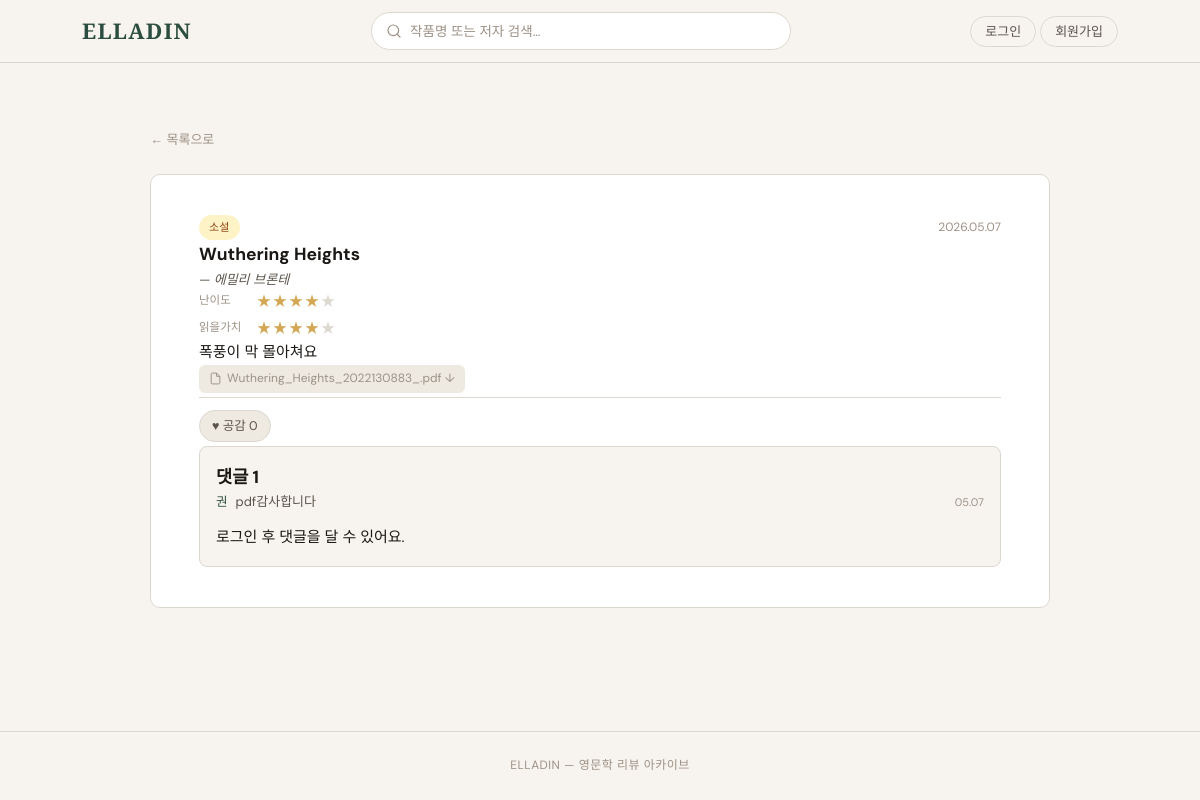
/review/3, run on the app's committed database.
### elladin/models.py (models this page shows)
class Review(db.Model):
    id             = db.Column(db.Integer, primary_key=True)
    user_id        = db.Column(db.Integer, db.ForeignKey('user.id'), nullable=False)
    title          = db.Column(db.String(200), nullable=False)
    author         = db.Column(db.String(100), nullable=False)
    genre          = db.Column(db.String(20),  nullable=False)
    star_difficulty= db.Column(db.Integer,     nullable=False)
    star_worth     = db.Column(db.Integer,     nullable=False)
    content        = db.Column(db.String(500), nullable=False)
    filename       = db.Column(db.String(300), nullable=True)
    created_at     = db.Column(db.DateTime,    default=datetime.utcnow)
    likes    = db.relationship('Like',    backref='review', lazy=True, cascade='all, delete-orphan')
    comments = db.relationship('Comment', backref='review', lazy=True, cascade='all, delete-orphan')

class Comment(db.Model):
    id        = db.Column(db.Integer, primary_key=True)
    review_id = db.Column(db.Integer, db.ForeignKey('review.id'), nullable=False)
    user_id   = db.Column(db.Integer, db.ForeignKey('user.id'),   nullable=False)
    content   = db.Column(db.String(300), nullable=False)
    created_at= db.Column(db.DateTime,   default=datetime.utcnow)

class User(db.Model):
    id         = db.Column(db.Integer, primary_key=True)
    username   = db.Column(db.String(50), unique=True, nullable=False)   # 아이디
    nickname   = db.Column(db.String(50), unique=True, nullable=False)   # 닉네임
    password   = db.Column(db.String(200), nullable=False)               # 해시 저장
    created_at = db.Column(db.DateTime, default=datetime.utcnow)
    reviews  = db.relationship('Review',  backref='user', lazy=True)
    comments = db.relationship('Comment', backref='user', lazy=True)
    likes    = db.relationship('Like',    backref='user', lazy=True)

### elladin/routes.py (the view)
@main.route('/review/<int:review_id>')
def review_detail(review_id):
    review = Review.query.get_or_404(review_id)
    user = current_user()
    liked = False
    if user:
        liked = Like.query.filter_by(review_id=review_id, user_id=user.id).first() is not None
    return render_template('review.html', review=review, user=user, liked=liked)

### elladin/routes.py (called while the page is built)
def current_user():
    uid = session.get('user_id')
    return User.query.get(uid) if uid else None

### elladin/templates/review.html (shortened to what this page needs)
{% extends "base.html" %}
{% block content %}
<section class="review-detail">
  <a href="{{ url_for('main.index') }}" class="back-link">← 목록으로</a>
  <article class="detail-card">
    <div class="card-top">
      <span class="genre-tag genre-{{ review.genre }}">{{ review.genre }}</span>
      <time class="card-date">{{ review.created_at.strftime('%Y.%m.%d') }}</time>
    </div>
    <h1 class="detail-title">{{ review.title }}</h1>
    <p class="card-author">— {{ review.author }}</p>
    <div class="stars-row">
      <div class="star-item">
        <span class="star-label">난이도</span>
        <span class="stars">
          {% for i in range(1, 6) %}
            <span class="star {% if i <= review.star_difficulty %}on{% endif %}">★</span>
          {% endfor %}
        </span>
      </div>
      <div class="star-item">
        <span class="star-label">읽을가치</span>
        <span class="stars">
          {% for i in range(1, 6) %}
            <span class="star {% if i <= review.star_worth %}on{% endif %}">★</span>
          {% endfor %}
        </span>
      </div>
    </div>
    <p class="detail-content">{{ review.content }}</p>
    {% if review.filename %}
    <a href="{{ url_for('main.download', filename=review.filename) }}" class="card-file">
      <svg width="13" height="13" viewBox="0 0 24 24" fill="none" stroke="currentColor" stroke-width="1.8"><path d="M14 2H6a2 2 0 00-2 2v16a2 2 0 002 2h12a2 2 0 002-2V8z"/><polyline points="14 2 14 8 20 8"/></svg>
      {{ review.filename }} ↓
    </a>
    {% endif %}
    <div class="card-actions">
      {% if user %}
      <form action="{{ url_for('main.like', review_id=review.id) }}" method="POST">
        <input type="hidden" name="next" value="{{ url_for('main.review_detail', review_id=review.id) }}">
        <button type="submit" class="btn-like {% if liked %}liked{% endif %}">
          ♥ 공감 {{ review.likes|length }}
        </button>
      </form>
      {% else %}
      <span class="btn-like">♥ 공감 {{ review.likes|length }}</span>
      {% endif %}
    </div>
    <div class="comment-section" style="display:block;">
      <h3 class="comment-heading">댓글 {{ review.comments|length }}</h3>
      {% if review.comments %}
      <ul class="comment-list">
        {% for c in review.comments %}
        <li class="comment-item">
          <span class="comment-nick">{{ c.user.nickname }}</span>
          <span class="comment-text">{{ c.content }}</span>
          <time class="comment-date">{{ c.created_at.strftime('%m.%d') }}</time>
        </li>
        {% endfor %}
      </ul>
      {% endif %}
      {% if user %}
      <form class="comment-form" action="{{ url_for('main.comment', review_id=review.id) }}" method="POST">
        <input type="text" name="content" placeholder="댓글을 입력하세요… ({{ user.nickname }})" maxlength="300" required>
        <button type="submit">등록</button>
      </form>
      {% else %}
      <p class="login-prompt"><a href="{{ url_for('main.login') }}">로그인</a> 후 댓글을 달 수 있어요.</p>
      {% endif %}
    </div>
  </article>
</section>
{% endblock %}

### elladin/static/style.css (style rules this page uses)
*, *::before, *::after { box-sizing: border-box; margin: 0; padding: 0; }
:root { --bg: #F7F4EF; --bg2: #EEEAE2; --ink: #1A1714; --ink2: #5A534A; --ink3: #9C9186; --accent: #2B4D3F; --accent2: #D4A853; --border: #DDD8CF; --card-bg: #FFFFFF; --radius: 10px; --ff-serif: 'Playfair Display', Georgia, serif; --ff-sans: 'DM Sans', sans-serif; }
html { scroll-behavior: smooth; }
body { background: var(--bg); color: var(--ink); font-family: var(--ff-sans); font-size: 15px; line-height: 1.65; min-height: 100vh; display: flex; flex-direction: column; }
a { color: inherit; text-decoration: none; }
.card-top { display: flex; justify-content: space-between; align-items: center; }
.card-date { font-size: 12px; color: var(--ink3); }
.genre-tag { font-size: 11px; font-weight: 500; padding: 3px 10px; border-radius: 20px; letter-spacing: .02em; }
.genre-소설 { background: #FEF3C7; color: #92400E; }
.card-author { font-size: 13px; color: var(--ink2); font-style: italic; }
.stars-row { display: flex; flex-direction: column; gap: 4px; }
.star-item { display: flex; align-items: center; gap: 6px; }
.star-label { font-size: 11.5px; color: var(--ink3); min-width: 52px; }
.stars { display: flex; gap: 2px; }
.star { font-size: 14px; color: var(--border); }
.star.on { color: var(--accent2); }
.card-file { display: flex; align-items: center; gap: 5px; font-size: 12px; color: var(--ink3); background: var(--bg2); border-radius: 6px; padding: 4px 10px; width: fit-content; text-decoration: none; transition: background .18s, color .18s; }
.card-actions { display: flex; align-items: center; gap: .5rem; padding-top: .75rem; border-top: 1px solid var(--border); margin-top: .25rem; flex-wrap: wrap; }
.btn-like, .btn-comment-toggle { display: inline-flex; align-items: center; gap: 5px; font-size: 12.5px; color: var(--ink2); background: var(--bg2); border: 1px solid var(--border); border-radius: 20px; padding: 5px 12px; cursor: pointer; font-family: var(--ff-sans); transition: all .18s; }
.comment-section { background: var(--bg); border-radius: 8px; padding: 1rem; margin-top: .25rem; border: 1px solid var(--border); }
.comment-list { list-style: none; display: flex; flex-direction: column; gap: .6rem; margin-bottom: .75rem; }
.comment-item { display: flex; align-items: baseline; gap: .5rem; font-size: 13px; }
.comment-nick { font-weight: 500; color: var(--accent); flex-shrink: 0; font-size: 12.5px; }
.comment-text { color: var(--ink2); flex: 1; line-height: 1.5; }
.comment-date { font-size: 11px; color: var(--ink3); flex-shrink: 0; }
.review-detail { max-width: 900px; margin: 0 auto; padding-top: 2rem; }
.back-link { font-size: 13px; color: var(--ink3); display: inline-block; margin-bottom: 1.5rem; }
.detail-card { background: var(--card-bg); border: 1px solid var(--border); border-radius: var(--radius); padding: 2.5rem 3rem; margin-top: 0; }

### data on the page
Review: genre "소설", created_at "2026.05.07", title "Wuthering Heights", author "에밀리 브론테", content "폭풍이 막 몰아쳐요", filename "Wuthering_Heights_2022130883_.pdf"
Comment: user.nickname "권", content "pdf감사합니다", created_at "05.07"

### other printed values
{{ review.likes|length }} "0"
{{ review.comments|length }} "1"
